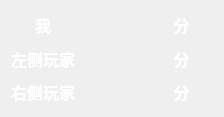
<?xml version="1.0" encoding="UTF-8"?>
<ui version="4.0">
 <class>ScorePanel</class>
 <widget class="QWidget" name="ScorePanel">
  <property name="geometry">
   <rect>
    <x>0</x>
    <y>0</y>
    <width>224</width>
    <height>117</height>
   </rect>
  </property>
  <property name="windowTitle">
   <string>Form</string>
  </property>
  <layout class="QGridLayout" name="gridLayout">
   <item row="0" column="0">
    <widget class="QLabel" name="meTitle">
     <property name="font">
      <font>
       <family>微软雅黑</family>
       <pointsize>12</pointsize>
       <weight>75</weight>
       <bold>true</bold>
      </font>
     </property>
     <property name="styleSheet">
      <string notr="true">color: rgb(255, 255, 255);</string>
     </property>
     <property name="text">
      <string>我</string>
     </property>
     <property name="alignment">
      <set>Qt::AlignCenter</set>
     </property>
    </widget>
   </item>
   <item row="0" column="1">
    <widget class="QLabel" name="meScore">
     <property name="font">
      <font>
       <family>微软雅黑</family>
       <pointsize>12</pointsize>
       <weight>75</weight>
       <bold>true</bold>
      </font>
     </property>
     <property name="styleSheet">
      <string notr="true">color: rgb(255, 255, 255);</string>
     </property>
     <property name="text">
      <string/>
     </property>
     <property name="alignment">
      <set>Qt::AlignCenter</set>
     </property>
    </widget>
   </item>
   <item row="0" column="2">
    <widget class="QLabel" name="score1">
     <property name="font">
      <font>
       <family>微软雅黑</family>
       <pointsize>12</pointsize>
       <weight>75</weight>
       <bold>true</bold>
      </font>
     </property>
     <property name="styleSheet">
      <string notr="true">color: rgb(255, 255, 255);</string>
     </property>
     <property name="text">
      <string>分</string>
     </property>
     <property name="alignment">
      <set>Qt::AlignCenter</set>
     </property>
    </widget>
   </item>
   <item row="1" column="0">
    <widget class="QLabel" name="leftTitle">
     <property name="font">
      <font>
       <family>微软雅黑</family>
       <pointsize>12</pointsize>
       <weight>75</weight>
       <bold>true</bold>
      </font>
     </property>
     <property name="styleSheet">
      <string notr="true">color: rgb(255, 255, 255);</string>
     </property>
     <property name="text">
      <string>左侧玩家</string>
     </property>
     <property name="alignment">
      <set>Qt::AlignCenter</set>
     </property>
    </widget>
   </item>
   <item row="1" column="1">
    <widget class="QLabel" name="leftScore">
     <property name="font">
      <font>
       <family>微软雅黑</family>
       <pointsize>12</pointsize>
       <weight>75</weight>
       <bold>true</bold>
      </font>
     </property>
     <property name="styleSheet">
      <string notr="true">color: rgb(255, 255, 255);</string>
     </property>
     <property name="text">
      <string/>
     </property>
     <property name="alignment">
      <set>Qt::AlignCenter</set>
     </property>
    </widget>
   </item>
   <item row="1" column="2">
    <widget class="QLabel" name="score2">
     <property name="font">
      <font>
       <family>微软雅黑</family>
       <pointsize>12</pointsize>
       <weight>75</weight>
       <bold>true</bold>
      </font>
     </property>
     <property name="styleSheet">
      <string notr="true">color: rgb(255, 255, 255);</string>
     </property>
     <property name="text">
      <string>分</string>
     </property>
     <property name="alignment">
      <set>Qt::AlignCenter</set>
     </property>
    </widget>
   </item>
   <item row="2" column="0">
    <widget class="QLabel" name="rightTitle">
     <property name="font">
      <font>
       <family>微软雅黑</family>
       <pointsize>12</pointsize>
       <weight>75</weight>
       <bold>true</bold>
      </font>
     </property>
     <property name="styleSheet">
      <string notr="true">color: rgb(255, 255, 255);</string>
     </property>
     <property name="text">
      <string>右侧玩家</string>
     </property>
     <property name="alignment">
      <set>Qt::AlignCenter</set>
     </property>
    </widget>
   </item>
   <item row="2" column="1">
    <widget class="QLabel" name="rightScore">
     <property name="font">
      <font>
       <family>微软雅黑</family>
       <pointsize>12</pointsize>
       <weight>75</weight>
       <bold>true</bold>
      </font>
     </property>
     <property name="styleSheet">
      <string notr="true">color: rgb(255, 255, 255);</string>
     </property>
     <property name="text">
      <string/>
     </property>
     <property name="alignment">
      <set>Qt::AlignCenter</set>
     </property>
    </widget>
   </item>
   <item row="2" column="2">
    <widget class="QLabel" name="score3">
     <property name="font">
      <font>
       <family>微软雅黑</family>
       <pointsize>12</pointsize>
       <weight>75</weight>
       <bold>true</bold>
      </font>
     </property>
     <property name="styleSheet">
      <string notr="true">color: rgb(255, 255, 255);</string>
     </property>
     <property name="text">
      <string>分</string>
     </property>
     <property name="alignment">
      <set>Qt::AlignCenter</set>
     </property>
    </widget>
   </item>
  </layout>
 </widget>
 <resources/>
 <connections/>
</ui>
